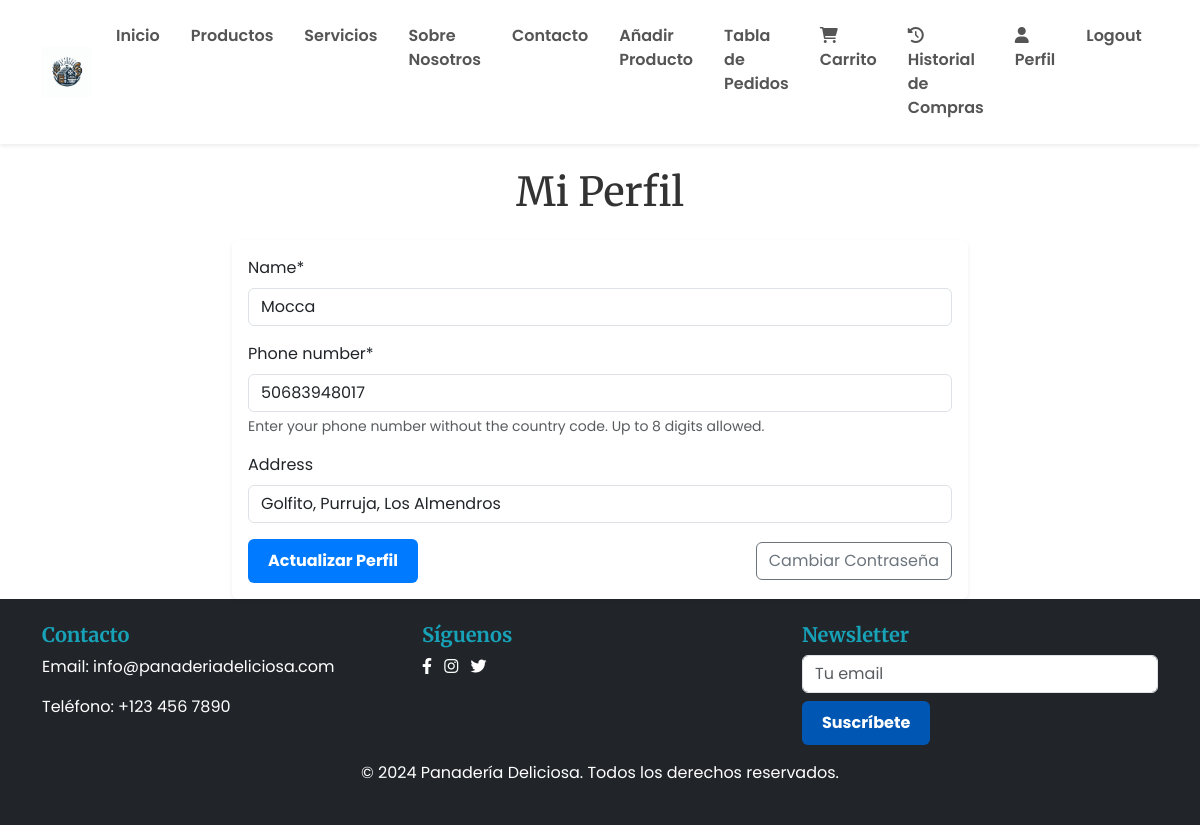
Screenshot of /profile/ (signed in) with the database file from the repository.
### ProyectoMenu/models.py (models this page shows, shortened)
class Customer(models.Model):
    user = models.OneToOneField('auth.User', on_delete=models.CASCADE)
    name = models.CharField(max_length=100)
    phone_number = models.CharField(max_length=8, validators=[RegexValidator(r'^\d{8}$', message='Introduce un número de teléfono válido de 8 dígitos.')])
    email = models.EmailField(null=True, blank=True)
    address = models.CharField(max_length=255, null=True, blank=True)

### ProyectoMenu/views.py (the view)
# urls.py: path('profile/', views.profile, name='profile'),
@login_required
def profile(request):
    customer, created = Customer.objects.get_or_create(user=request.user)
    if request.method == 'POST':
        form = ProfileForm(request.POST, instance=customer)
        if form.is_valid():
            form.save()
            messages.success(request, 'Profile updated successfully.')
            return redirect('profile')
    else:
        form = ProfileForm(instance=customer)
    return render(request, 'paginas/profile.html', {'form': form})

### ProyectoMenu/forms.py
class ProfileForm(forms.ModelForm):
    phone_number = forms.CharField(
        max_length=8,
        min_length=8,
        widget=forms.TextInput(attrs={'class': 'form-control', 'placeholder': 'Phone Number'}),
        help_text="Enter your phone number without the country code. Up to 8 digits allowed."
    )
    class Meta:
        model = Customer
        fields = ['name', 'phone_number', 'address']
    def __init__(self, *args, **kwargs):
        super().__init__(*args, **kwargs)
        self.helper = FormHelper()
        self.helper.form_method = 'post'
        self.helper.add_input(Submit('submit', 'Update', css_class='btn btn-primary btn-block'))

### ProyectoMenu/templates/paginas/profile.html (shortened to what this page needs)
{% extends "base.html" %}
{% load crispy_forms_tags %}
{% block contenido %}
<div class="container mt-4">
    <h1 class="text-center mb-4">Mi Perfil</h1>
    <div class="row justify-content-center">
        <div class="col-md-8">
            <div class="card shadow-sm border-0">
                <div class="card-body">
                    <form method="post" action="{% url 'profile' %}">
                        <div class="mb-3">
                            {{ form.name|as_crispy_field }}
                        </div>
                        <div class="mb-3">
                            {{ form.phone_number|as_crispy_field }}
                        </div>
                        <div class="mb-3">
                            {{ form.address|as_crispy_field }}
                        </div>
                        <div class="d-flex justify-content-between align-items-center">
                            <button type="submit" class="btn btn-primary">Actualizar Perfil</button>
                            <a href="{% url 'change_password' %}" class="btn btn-outline-secondary">Cambiar Contraseña</a>
                        </div>
                    </form>
                </div>
            </div>
        </div>
    </div>
</div>
{% endblock %}

### ProyectoMenu/static/styles/custom.css (style rules this page uses)
h1, h2, h3, h4, h5, h6 { font-family: 'Merriweather', serif; color: #333333; }
body { font-family: 'Poppins', sans-serif; background-color: #ffffff; color: #555555; }
.btn-primary { background-color: #007bff; border: none; font-weight: bold; padding: 10px 20px; transition: background-color 0.3s; }
.form-control { width: 100%; }

### rows the page displays
Customer: name "Mocca", phone_number "50683948017", address "Golfito, Purruja, Los Almendros"
